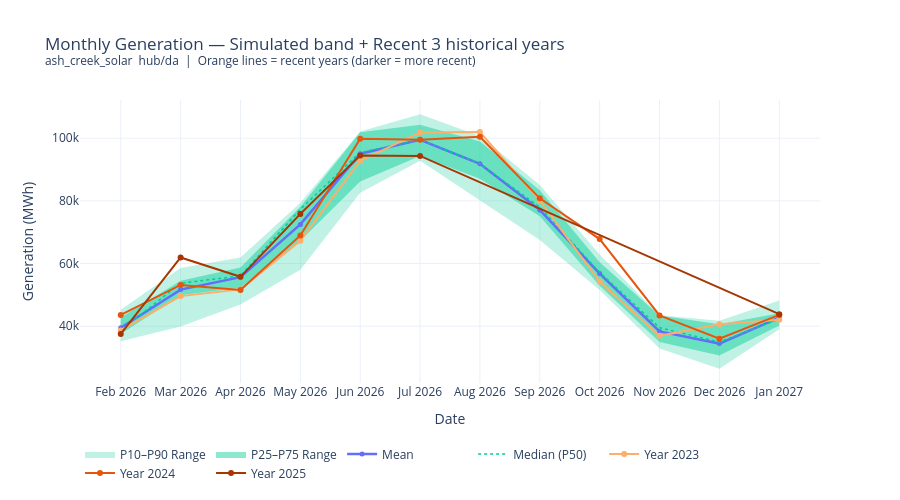

Here is the notebook cell this chart was saved with:
### Code cell
# ═══════════════════════════════════════════════════════════════════
# Cell 6: Recent years — individual monthly lines on the simulated band
#         Shows the last N historical years as separate lines so you
#         can see the trend and where recent years sit vs the distribution.
# ═══════════════════════════════════════════════════════════════════

N_RECENT_YEARS = 3   # ← change to show more/fewer recent years

# Get distinct historical source_years, pick the N most recent
hist_monthly = monthly[monthly["segment"] == "historical"].copy()

# For historical paths, path_id = source year
hist_monthly["source_year"] = hist_monthly["path_id"]
recent_years = sorted(hist_monthly["source_year"].unique())[-N_RECENT_YEARS:]

print(f"Recent years shown: {recent_years}")

# Palette for recent years (darkest = most recent)
palette = ["#fdae6b", "#e6550d", "#a63603"]   # light → dark orange
if len(recent_years) > len(palette):
    import colorsys
    palette = [f"hsl({int(200-i*30)},70%,50%)" for i in range(len(recent_years))]

fig_trend = _band_plot(
    agg_sim,
    title=f"Monthly {VARIABLE.capitalize()} — Simulated band + Recent {N_RECENT_YEARS} historical years<br>"
          f"<sup>{SITE}  {KIND}/{MARKET}  |  Orange lines = recent years (darker = more recent)</sup>",
)
fig_trend.update_traces(selector=dict(name="Mean"), line_color="#636efa")

# Add each recent year as a line
for yr, color in zip(recent_years, palette):
    yr_data = hist_monthly[hist_monthly["source_year"] == yr].copy()
    yr_data["date"] = pd.to_datetime(yr_data["year_month"] + "-01")
    yr_data = yr_data.sort_values("date")
    fig_trend.add_trace(go.Scatter(
        x=yr_data["date"].dt.strftime("%b %Y"),
        y=yr_data["value"],
        mode="lines+markers",
        name=f"Year {yr}",
        line=dict(color=color, width=2),
        marker=dict(size=6, symbol="circle"),
    ))

fig_trend.update_layout(width=900, height=500)
fig_trend.show()

# Print % vs simulated P50 for each recent year
print(f"\nRecent year vs simulated P50 (each month):")
p50_sim = agg_sim[["year_month","p50"]].copy()
for yr in recent_years:
    yr_data = hist_monthly[hist_monthly["source_year"] == yr][["year_month","value"]].rename(columns={"value": f"yr_{yr}"})
    p50_sim = p50_sim.merge(yr_data, on="year_month", how="left")
    p50_sim[f"vs_p50_{yr}"] = ((p50_sim[f"yr_{yr}"] - p50_sim["p50"]) / p50_sim["p50"] * 100).round(1)

cols = ["year_month"] + [f"vs_p50_{yr}" for yr in recent_years]
print(p50_sim[cols].to_string(index=False))
print(f"\n(positive = above simulated P50, negative = below)")

### Figure 1 — Plotly figure (JSON) as saved in the notebook; plotly's stock layout.template omitted (floating-point values rounded to 4 significant figures)
{"data": [{"fill": "toself", "fillcolor": "rgba(0,204,150,0.25)", "hoverinfo": "skip", "line": {"color": "rgba(0,0,0,0)"}, "name": "P10–P90 Range", "showlegend": true, "type": "scatter", "x": ["Feb 2026", "Mar 2026", "Apr 2026", "May 2026", "Jun 2026", "Jul 2026", "Aug 2026", "Sep 2026", "Oct 2026", "Nov 2026", "Dec 2026", "Jan 2027", "Jan 2027", "Dec 2026", "Nov 2026", "Oct 2026", "Sep 2026", "Aug 2026", "Jul 2026", "Jun 2026", "May 2026", "Apr 2026", "Mar 2026", "Feb 2026"], "y": [45210.0, 58550.0, 61900.0, 79430.0, 102100.0, 107700.0, 100700.0, 85090.0, 62870.0, 43530.0, 41730.0, 48180.0, 39050.0, 26390.0, 32910.0, 51540.0, 67530.0, 80210.0, 92800.0, 82630.0, 58040.0, 46960.0, 39920.0, 35160.0]}, {"fill": "toself", "fillcolor": "rgba(0,204,150,0.45)", "hoverinfo": "skip", "line": {"color": "rgba(0,0,0,0)"}, "name": "P25–P75 Range", "showlegend": true, "type": "scatter", "x": ["Feb 2026", "Mar 2026", "Apr 2026", "May 2026", "Jun 2026", "Jul 2026", "Aug 2026", "Sep 2026", "Oct 2026", "Nov 2026", "Dec 2026", "Jan 2027", "Jan 2027", "Dec 2026", "Nov 2026", "Oct 2026", "Sep 2026", "Aug 2026", "Jul 2026", "Jun 2026", "May 2026", "Apr 2026", "Mar 2026", "Feb 2026"], "y": [42750.0, 54530.0, 58730.0, 78090.0, 101900.0, 104300.0, 98930.0, 83420.0, 60390.0, 43430.0, 40660.0, 44150.0, 40240.0, 30620.0, 34970.0, 52890.0, 75110.0, 87030.0, 94340.0, 86200.0, 67260.0, 52280.0, 49870.0, 37530.0]}, {"line": {"color": "#636efa", "width": 2.5}, "marker": {"size": 5}, "mode": "lines+markers", "name": "Mean", "type": "scatter", "x": ["Feb 2026", "Mar 2026", "Apr 2026", "May 2026", "Jun 2026", "Jul 2026", "Aug 2026", "Sep 2026", "Oct 2026", "Nov 2026", "Dec 2026", "Jan 2027"], "y": [39510.0, 51680.0, 55640.0, 72480.0, 95040.0, 99510.0, 91830.0, 77100.0, 56800.0, 38330.0, 34450.0, 42730.0]}, {"line": {"color": "#00cc96", "dash": "dot", "width": 1.5}, "mode": "lines", "name": "Median (P50)", "type": "scatter", "x": ["Feb 2026", "Mar 2026", "Apr 2026", "May 2026", "Jun 2026", "Jul 2026", "Aug 2026", "Sep 2026", "Oct 2026", "Nov 2026", "Dec 2026", "Jan 2027"], "y": [38680.0, 53720.0, 56050.0, 77340.0, 95430.0, 99520.0, 91860.0, 77980.0, 57180.0, 39540.0, 34950.0, 42320.0]}, {"line": {"color": "#fdae6b", "width": 2}, "marker": {"size": 6, "symbol": "circle"}, "mode": "lines+markers", "name": "Year 2023", "type": "scatter", "x": ["Feb 2026", "Mar 2026", "Apr 2026", "May 2026", "Jun 2026", "Jul 2026", "Aug 2026", "Sep 2026", "Oct 2026", "Nov 2026", "Dec 2026", "Jan 2027"], "y": [38650.0, 49600.0, 51750.0, 67260.0, 92810.0, 101800.0, 102000.0, 80090.0, 54280.0, 36930.0, 40660.0, 42030.0]}, {"line": {"color": "#e6550d", "width": 2}, "marker": {"size": 6, "symbol": "circle"}, "mode": "lines+markers", "name": "Year 2024", "type": "scatter", "x": ["Feb 2026", "Mar 2026", "Apr 2026", "May 2026", "Jun 2026", "Jul 2026", "Aug 2026", "Sep 2026", "Oct 2026", "Nov 2026", "Dec 2026", "Jan 2027"], "y": [43610.0, 53180.0, 51540.0, 68960.0, 99840.0, 99520.0, 100400.0, 80800.0, 67800.0, 43430.0, 36010.0, 43600.0]}, {"line": {"color": "#a63603", "width": 2}, "marker": {"size": 6, "symbol": "circle"}, "mode": "lines+markers", "name": "Year 2025", "type": "scatter", "x": ["Feb 2026", "Mar 2026", "Apr 2026", "May 2026", "Jun 2026", "Jul 2026", "Jan 2027"], "y": [37530.0, 61930.0, 55760.0, 75850.0, 94470.0, 94340.0, 43830.0]}], "layout": {"height": 500, "hovermode": "x unified", "legend": {"orientation": "h", "x": 0, "xanchor": "left", "y": -0.2}, "title": {"text": "Monthly Generation — Simulated band + Recent 3 historical years<br><sup>ash_creek_solar  hub/da  |  Orange lines = recent years (darker = more recent)</sup>"}, "width": 900, "xaxis": {"title": {"text": "Date"}}, "yaxis": {"title": {"text": "Generation (MWh)"}}}}
